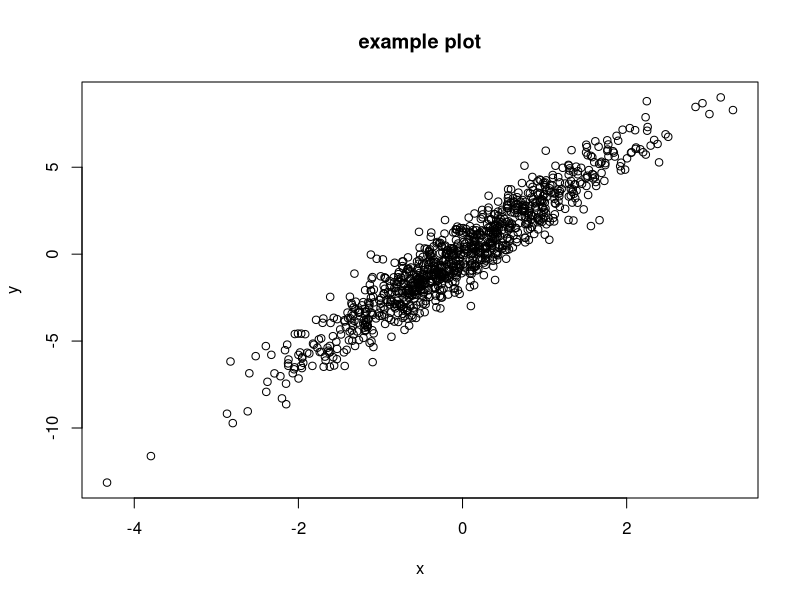

R code for this plot:
# example script to update, push, and pull

x <- rnorm(1000)
y <- 3*x + rnorm(1000)
plot(x,y,type='p',main="example plot")
